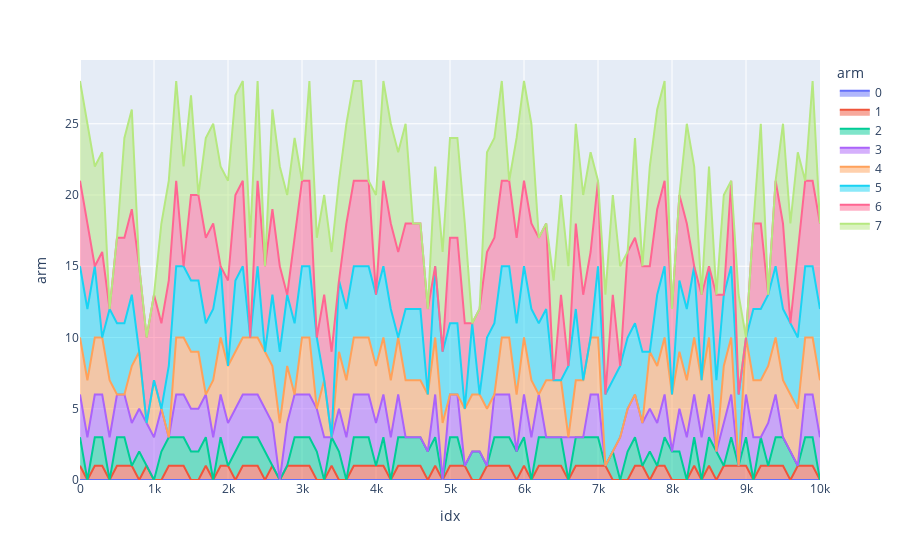

Notebook cell for this chart:
### Code cell
fig = px.area(dff, x="idx", y="arm", color="arm")
fig.show()

### Figure 1 — Plotly figure (JSON) as saved in the notebook; plotly's stock layout.template omitted (floating-point values rounded to 4 significant figures)
{"data": [{"hovertemplate": "arm=%{y}<br>idx=%{x}<extra></extra>", "legendgroup": "0", "line": {"color": "#636efa"}, "marker": {"symbol": "circle"}, "mode": "lines", "name": "0", "orientation": "v", "showlegend": true, "stackgroup": "1", "type": "scatter", "x": [0, 100, 300, 700, 800, 900, 1000, 1100, 1200, 1300, 1400, 1500, 1600, 1700, 1800, 1900, 2000, 2100, 2200, 2300, 2400, 2500, 2600, 2700, 2800, 2900, 3000, 3100, 3200, 3300, 3400, 3500, 3600, 3700, 3800, 4000, 4100, 4200, 4300, 4400, 4500, 4600, 4700, 4800, 4900, 5000, 5100, 5200, 5300, 5400, 5500, 5600, 5700, 5800, 5900, 6000, 6100, 6200, 6300, 6400, 6500, 6600, 6700, 6800, 6900, 7000, 7100, 7200, 7300, 7400, 7500, 7600, 7700, 7800, 7900, 8000, 8100, 8200, 8300, 8400, 8500, 8600, 8700, 8800, 8900, 9000, 9100, 9200, 9300, 9400, 9500, 9600, 9700, 9800, 9900, 10000], "xaxis": "x", "y": [0, 0, 0, 0, 0, 0, 0, 0, 0, 0, 0, 0, 0, 0, 0, 0, 0, 0, 0, 0, 0, 0, 0, 0, 0, 0, 0, 0, 0, 0, 0, 0, 0, 0, 0, 0, 0, 0, 0, 0, 0, 0, 0, 0, 0, 0, 0, 0, 0, 0, 0, 0, 0, 0, 0, 0, 0, 0, 0, 0, 0, 0, 0, 0, 0, 0, 0, 0, 0, 0, 0, 0, 0, 0, 0, 0, 0, 0, 0, 0, 0, 0, 0, 0, 0, 0, 0, 0, 0, 0, 0, 0, 0, 0, 0, 0], "yaxis": "y"}, {"hovertemplate": "arm=%{y}<br>idx=%{x}<extra></extra>", "legendgroup": "1", "line": {"color": "#EF553B"}, "marker": {"symbol": "circle"}, "mode": "lines", "name": "1", "orientation": "v", "showlegend": true, "stackgroup": "1", "type": "scatter", "x": [0, 200, 300, 500, 600, 700, 900, 1200, 1300, 1400, 1700, 1900, 2000, 2200, 2300, 2400, 2600, 2800, 2900, 3000, 3100, 3400, 3700, 3800, 3900, 4000, 4100, 4300, 4400, 4500, 4600, 4800, 5000, 5100, 5200, 5500, 5600, 5700, 5800, 6000, 6200, 6300, 6400, 6500, 6700, 6800, 6900, 7000, 7100, 7500, 7600, 7800, 7900, 8300, 8500, 8700, 8800, 8900, 9000, 9200, 9300, 9400, 9500, 9700, 9800, 9900], "xaxis": "x", "y": [1, 1, 1, 1, 1, 1, 1, 1, 1, 1, 1, 1, 1, 1, 1, 1, 1, 1, 1, 1, 1, 1, 1, 1, 1, 1, 1, 1, 1, 1, 1, 1, 1, 1, 1, 1, 1, 1, 1, 1, 1, 1, 1, 1, 1, 1, 1, 1, 1, 1, 1, 1, 1, 1, 1, 1, 1, 1, 1, 1, 1, 1, 1, 1, 1, 1], "yaxis": "y"}, {"hovertemplate": "arm=%{y}<br>idx=%{x}<extra></extra>", "legendgroup": "2", "line": {"color": "#00cc96"}, "marker": {"symbol": "circle"}, "mode": "lines", "name": "2", "orientation": "v", "showlegend": true, "stackgroup": "1", "type": "scatter", "x": [0, 200, 300, 500, 600, 800, 1100, 1200, 1300, 1400, 1500, 1600, 1700, 1900, 2100, 2200, 2300, 2400, 2500, 2900, 3000, 3100, 3200, 3400, 3500, 3700, 3800, 3900, 4100, 4300, 4400, 4500, 4600, 4700, 4800, 5000, 5100, 5300, 5400, 5600, 5700, 5800, 5900, 6000, 6200, 6300, 6400, 6500, 6700, 6800, 6900, 7000, 7200, 7400, 7500, 7700, 7900, 8000, 8100, 8300, 8500, 8600, 8800, 9000, 9200, 9400, 9500, 9600, 9800, 9900], "xaxis": "x", "y": [2, 2, 2, 2, 2, 2, 2, 2, 2, 2, 2, 2, 2, 2, 2, 2, 2, 2, 2, 2, 2, 2, 2, 2, 2, 2, 2, 2, 2, 2, 2, 2, 2, 2, 2, 2, 2, 2, 2, 2, 2, 2, 2, 2, 2, 2, 2, 2, 2, 2, 2, 2, 2, 2, 2, 2, 2, 2, 2, 2, 2, 2, 2, 2, 2, 2, 2, 2, 2, 2], "yaxis": "y"}, {"hovertemplate": "arm=%{y}<br>idx=%{x}<extra></extra>", "legendgroup": "3", "line": {"color": "#ab63fa"}, "marker": {"symbol": "circle"}, "mode": "lines", "name": "3", "orientation": "v", "showlegend": true, "stackgroup": "1", "type": "scatter", "x": [0, 100, 200, 300, 400, 500, 600, 700, 800, 900, 1000, 1100, 1300, 1400, 1500, 1600, 1700, 1800, 1900, 2000, 2100, 2200, 2300, 2400, 2500, 2600, 2800, 2900, 3000, 3100, 3200, 3300, 3500, 3600, 3700, 3800, 3900, 4000, 4100, 4200, 4300, 4800, 5000, 5100, 5600, 5700, 5800, 6000, 6100, 6200, 6600, 6900, 7000, 7300, 7400, 7500, 7600, 7700, 7800, 7900, 8100, 8200, 8300, 8400, 8500, 8700, 8800, 9000, 9100, 9300, 9400, 9800, 9900, 10000], "xaxis": "x", "y": [3, 3, 3, 3, 3, 3, 3, 3, 3, 3, 3, 3, 3, 3, 3, 3, 3, 3, 3, 3, 3, 3, 3, 3, 3, 3, 3, 3, 3, 3, 3, 3, 3, 3, 3, 3, 3, 3, 3, 3, 3, 3, 3, 3, 3, 3, 3, 3, 3, 3, 3, 3, 3, 3, 3, 3, 3, 3, 3, 3, 3, 3, 3, 3, 3, 3, 3, 3, 3, 3, 3, 3, 3, 3], "yaxis": "y"}, {"hovertemplate": "arm=%{y}<br>idx=%{x}<extra></extra>", "legendgroup": "4", "line": {"color": "#FFA15A"}, "marker": {"symbol": "circle"}, "mode": "lines", "name": "4", "orientation": "v", "showlegend": true, "stackgroup": "1", "type": "scatter", "x": [0, 100, 200, 300, 400, 700, 800, 1000, 1300, 1400, 1500, 1600, 1800, 1900, 2000, 2100, 2200, 2300, 2400, 2500, 2600, 2700, 2800, 3000, 3100, 3300, 3500, 3600, 3700, 3800, 3900, 4000, 4100, 4200, 4300, 4400, 4500, 4600, 4700, 4800, 4900, 5200, 5300, 5400, 5500, 5700, 5800, 5900, 6000, 6100, 6300, 6400, 6500, 6700, 6800, 6900, 7000, 7700, 7800, 7900, 8000, 8100, 8200, 8300, 8400, 8500, 8700, 8800, 9000, 9100, 9200, 9300, 9400, 9500, 9600, 9700, 9800, 9900, 10000], "xaxis": "x", "y": [4, 4, 4, 4, 4, 4, 4, 4, 4, 4, 4, 4, 4, 4, 4, 4, 4, 4, 4, 4, 4, 4, 4, 4, 4, 4, 4, 4, 4, 4, 4, 4, 4, 4, 4, 4, 4, 4, 4, 4, 4, 4, 4, 4, 4, 4, 4, 4, 4, 4, 4, 4, 4, 4, 4, 4, 4, 4, 4, 4, 4, 4, 4, 4, 4, 4, 4, 4, 4, 4, 4, 4, 4, 4, 4, 4, 4, 4, 4], "yaxis": "y"}, {"hovertemplate": "arm=%{y}<br>idx=%{x}<extra></extra>", "legendgroup": "5", "line": {"color": "#19d3f3"}, "marker": {"symbol": "circle"}, "mode": "lines", "name": "5", "orientation": "v", "showlegend": true, "stackgroup": "1", "type": "scatter", "x": [0, 100, 200, 400, 500, 600, 700, 1200, 1300, 1400, 1500, 1600, 1700, 1800, 1900, 2100, 2200, 2400, 2600, 2700, 2800, 2900, 3000, 3100, 3200, 3500, 3600, 3700, 3800, 3900, 4000, 4100, 4200, 4400, 4500, 4600, 4800, 4900, 5000, 5100, 5300, 5500, 5600, 5700, 5800, 5900, 6000, 6100, 6200, 6300, 6600, 6700, 7000, 7100, 7200, 7300, 7400, 7500, 7600, 7800, 7900, 8100, 8200, 8300, 8500, 8600, 8700, 8800, 8900, 9100, 9200, 9300, 9400, 9500, 9600, 9700, 9800, 9900, 10000], "xaxis": "x", "y": [5, 5, 5, 5, 5, 5, 5, 5, 5, 5, 5, 5, 5, 5, 5, 5, 5, 5, 5, 5, 5, 5, 5, 5, 5, 5, 5, 5, 5, 5, 5, 5, 5, 5, 5, 5, 5, 5, 5, 5, 5, 5, 5, 5, 5, 5, 5, 5, 5, 5, 5, 5, 5, 5, 5, 5, 5, 5, 5, 5, 5, 5, 5, 5, 5, 5, 5, 5, 5, 5, 5, 5, 5, 5, 5, 5, 5, 5, 5], "yaxis": "y"}, {"hovertemplate": "arm=%{y}<br>idx=%{x}<extra></extra>", "legendgroup": "6", "line": {"color": "#FF6692"}, "marker": {"symbol": "circle"}, "mode": "lines", "name": "6", "orientation": "v", "showlegend": true, "stackgroup": "1", "type": "scatter", "x": [0, 100, 300, 500, 600, 700, 800, 900, 1000, 1100, 1200, 1300, 1500, 1600, 1700, 1800, 2000, 2100, 2200, 2400, 2500, 2600, 2700, 2900, 3000, 3100, 3300, 3400, 3600, 3700, 3800, 3900, 4100, 4200, 4300, 4400, 4500, 4600, 4700, 5000, 5100, 5200, 5400, 5500, 5600, 5700, 5800, 5900, 6000, 6100, 6200, 6300, 6500, 6700, 6800, 6900, 7000, 7200, 7400, 7500, 7600, 7700, 7800, 7900, 8000, 8100, 8200, 8400, 8600, 8800, 9100, 9200, 9400, 9500, 9700, 9800, 9900, 10000], "xaxis": "x", "y": [6, 6, 6, 6, 6, 6, 6, 6, 6, 6, 6, 6, 6, 6, 6, 6, 6, 6, 6, 6, 6, 6, 6, 6, 6, 6, 6, 6, 6, 6, 6, 6, 6, 6, 6, 6, 6, 6, 6, 6, 6, 6, 6, 6, 6, 6, 6, 6, 6, 6, 6, 6, 6, 6, 6, 6, 6, 6, 6, 6, 6, 6, 6, 6, 6, 6, 6, 6, 6, 6, 6, 6, 6, 6, 6, 6, 6, 6], "yaxis": "y"}, {"hovertemplate": "arm=%{y}<br>idx=%{x}<extra></extra>", "legendgroup": "7", "line": {"color": "#B6E880"}, "marker": {"symbol": "circle"}, "mode": "lines", "name": "7", "orientation": "v", "showlegend": true, "stackgroup": "1", "type": "scatter", "x": [0, 100, 200, 300, 600, 700, 1100, 1200, 1300, 1400, 1500, 1700, 1800, 1900, 2000, 2100, 2200, 2300, 2400, 2600, 2700, 2800, 2900, 3100, 3200, 3300, 3400, 3500, 3600, 3700, 3800, 4000, 4100, 4200, 4300, 4400, 4800, 4900, 5000, 5100, 5200, 5500, 5600, 5700, 5900, 6000, 6100, 6400, 6500, 6600, 6700, 6800, 6900, 7100, 7200, 7300, 7500, 7700, 7800, 7900, 8200, 8300, 8500, 8700, 8900, 9200, 9500, 9600, 9700, 9900], "xaxis": "x", "y": [7, 7, 7, 7, 7, 7, 7, 7, 7, 7, 7, 7, 7, 7, 7, 7, 7, 7, 7, 7, 7, 7, 7, 7, 7, 7, 7, 7, 7, 7, 7, 7, 7, 7, 7, 7, 7, 7, 7, 7, 7, 7, 7, 7, 7, 7, 7, 7, 7, 7, 7, 7, 7, 7, 7, 7, 7, 7, 7, 7, 7, 7, 7, 7, 7, 7, 7, 7, 7, 7], "yaxis": "y"}], "layout": {"legend": {"title": {"text": "arm"}, "tracegroupgap": 0}, "margin": {"t": 60}, "xaxis": {"anchor": "y", "domain": [0, 1], "title": {"text": "idx"}}, "yaxis": {"anchor": "x", "categoryarray": [7, 6, 5, 4, 3, 2, 1, 0], "categoryorder": "array", "domain": [0, 1], "title": {"text": "arm"}}}}
